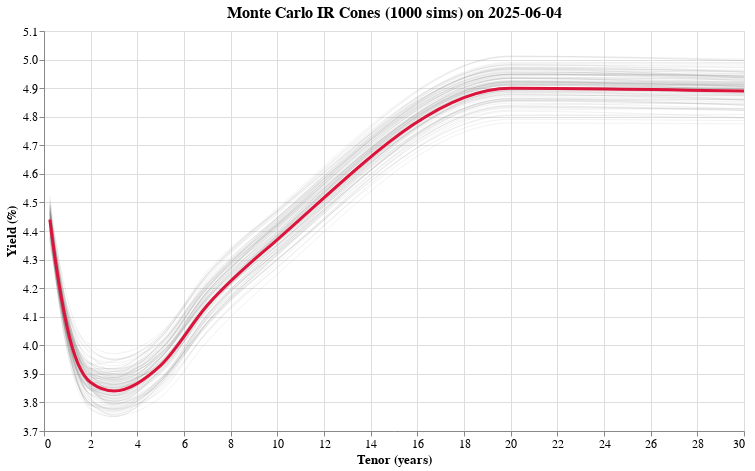

This figure's notebook cell:
### Code cell
# %% [markdown]
# # Monte Carlo IR Cone Notebook (Stylish Visualization)
#
# This notebook fits a simple multivariate normal “model” to historical yield‐curve changes,
# registers it in MLflow, and produces IR cones (simulated shocked curves) for a given as‐of date.
# We use seaborn for a clean theme and interpolate each scenario onto a fine‐grid to get smooth “curvy” lines.
#
# **Drop‐in ready**: place this file under notebooks/monte_carlo_ir_cone.ipynb (or as a .py with Jupyter markers).
# Adjust paths/curve_type/horizon as needed.

# %%
import sys
from pathlib import Path
sys.path.append(str(Path.cwd().parent))

import pandas as pd
import numpy as np
import altair as alt
from datetime import datetime
from dateutil.relativedelta import relativedelta

import mlflow
import mlflow.sklearn

from sklearn.covariance import EmpiricalCovariance

from data.data_source import get_data_source
from data.treasury_curve import get_yield_curve
from models.empirical_covariance import EmpiricalCovarianceModel

# %%
# ─────────────────────────────────────────────────────────────
# CONFIGURATION
# ─────────────────────────────────────────────────────────────
#
# 1. Which base curve to pull from rate_curves table
CURVE_TYPE = "US Treasury Par"

# 2. As‐of date for which we generate cones
ASOF: datetime.date = datetime.today().date()

# 3. Historical window length (e.g., 3 years of daily curves)
HIST_YEARS = 10
START_DATE = ASOF - relativedelta(years=HIST_YEARS)

# 4. Tenors of interest (must match tenor_num in rate_curves)
TENORS = [0.25, 0.5, 1, 2, 3, 5, 7, 10, 20, 30]

# 5. Number of Monte Carlo simulations
N_SIMS = 1000

# 6. MLflow experiment name
MLFLOW_EXPERIMENT = "IR Cone Monte Carlo"

# %%
# ─────────────────────────────────────────────────────────────
# 1. LOAD HISTORICAL CURVE DATA (INCLUDING ASOF) INTO pivot
# ─────────────────────────────────────────────────────────────
ds = get_data_source()

sql = f"""
SELECT
    curve_date,
    tenor_num,
    rate
FROM rate_curves
WHERE curve_type = '{CURVE_TYPE}'
  AND curve_date BETWEEN '{START_DATE}' AND '{ASOF}'
  AND tenor_num IN ({', '.join(str(x) for x in TENORS)})
ORDER BY curve_date, tenor_num
;"""
historic = ds.query(sql).to_pandas()

# Pivot to get a matrix: index = curve_date, columns = tenor_num, values = rate
pivot = (
    historic
    .pivot(index="curve_date", columns="tenor_num", values="rate")
    .sort_index()
)

# Drop any rows with missing tenors
pivot = pivot.dropna(axis=0, how="any")

print(f">>> Loaded {pivot.shape[0]} historical daily curves (dates) with {pivot.shape[1]} tenors.")

# %%
# ─────────────────────────────────────────────────────────────
# 2. COMPUTE DAILY CHANGES (ABSOLUTE)
# ─────────────────────────────────────────────────────────────
# Use simple absolute changes: Δr_t = r_t − r_{t−1}
deltas = pivot.diff().dropna(axis=0, how="any")
print(f">>> Computed {deltas.shape[0]} daily change observations for {deltas.shape[1]} tenors.")

# 3.2: Fit the wrapped estimator on our daily deltas
wrapped = EmpCovWrapper().fit(deltas.values)
cov_model = wrapped

# 3.3: Create an input example & signature so MLflow logs everything properly
#    - We use one row of deltas as an example (shape (1, n_tenors))
example_X = deltas.values[:1]
#    - “Predict” will return a (1, n_tenors, n_tenors) array
signature = infer_signature(
    example_X,
    wrapped.predict(example_X)
)

# 3.4: Log to MLflow
mlflow.set_experiment(MLFLOW_EXPERIMENT)
with mlflow.start_run(run_name=f"cov_fit_{ASOF}") as run:
    mlflow.sklearn.log_model(
        sk_model=wrapped,
        artifact_path="ir_covariance_model",
        registered_model_name="ir_covariance_model",
        input_example=example_X,
        signature=signature
    )
    mlflow.log_param("cov_fit_window_years", HIST_YEARS)
    mlflow.log_param("n_observations", deltas.shape[0])
    mlflow.log_param("n_tenors", deltas.shape[1])

print(f">>> Wrapped EmpCovariance logged to MLflow run ID {run.info.run_id}.")
# %%
# ─────────────────────────────────────────────────────────────
# 4. DEFINE A REUSABLE “MODEL” FUNCTION
# ─────────────────────────────────────────────────────────────
def generate_ir_cone(
    base_curve: pd.Series,
    cov_model: EmpiricalCovariance,
    n_sims: int = 1000
) -> pd.DataFrame:
    """
    Generate Monte Carlo IR cone simulations for a single base curve.

    Args:
        base_curve: pd.Series indexed by tenor_num, values = yield rates
        cov_model:  fitted EmpiricalCovariance on historical daily deltas
        n_sims:    number of scenarios to draw

    Returns:
        DataFrame with columns [sim_id, tenor_num, rate_simulated].
        - sim_id runs from 0 to n_sims-1
        - tenor_num is one of the tenor keys (e.g. 0.25, 0.5, 1, …)
        - rate_simulated = base_rate + Δr_sampled
    """
    tenor_order = list(base_curve.index)
    cov_mat = cov_model.covariance_

    rand_deltas = np.random.multivariate_normal(
        mean=np.zeros(len(tenor_order)),
        cov=cov_mat,
        size=n_sims
    )

    base_vals = base_curve.values.reshape((1, -1))
    sims = base_vals + rand_deltas

    records = []
    for sim_id in range(n_sims):
        for idx, tenor in enumerate(tenor_order):
            records.append({
                "sim_id": sim_id,
                "tenor_num": tenor,
                "rate_simulated": sims[sim_id, idx]
            })
    return pd.DataFrame.from_records(records)

# %%
# ─────────────────────────────────────────────────────────────
# 5. RETRIEVE BASE CURVE FOR ASOF — VIA pivot LAST ROW
# ─────────────────────────────────────────────────────────────
if ASOF in pivot.index:
    base_curve = pivot.loc[ASOF]
else:
    last_date = pivot.index.max()
    base_curve = pivot.loc[last_date]
    print(f"⚠️ ASOF={ASOF} not in rate_curves; using last available date: {last_date}")

print(f">>> Base curve (via pivot) on {base_curve.name}:")
print(base_curve)

ir_cone_df = generate_ir_cone(
    base_curve=base_curve,
    cov_model=cov_model,
    n_sims=N_SIMS
)
print(f">>> Generated IR cone: {ir_cone_df.shape[0]} rows (simulations × tenors).")

# %%
# ─────────────────────────────────────────────────────────────
# 6. (OPTIONAL) INSERT SIMULATIONS INTO A NEW DB TABLE
# ─────────────────────────────────────────────────────────────
# If you want to persist these cones, create a table first:
#
#   CREATE TABLE monte_carlo_cones (
#     cone_date   DATE    NOT NULL,
#     sim_id      INTEGER NOT NULL,
#     tenor_num   DOUBLE PRECISION NOT NULL,
#     rate        DOUBLE PRECISION NOT NULL,
#     inserted_at TIMESTAMPTZ NOT NULL DEFAULT CURRENT_TIMESTAMP,
#     PRIMARY KEY (cone_date, sim_id, tenor_num)
#   );
#
# Then run:
#
# insert_sql = \"""
#   INSERT INTO monte_carlo_cones (cone_date, sim_id, tenor_num, rate)
#   VALUES (%(cone_date)s, %(sim_id)s, %(tenor_num)s, %(rate_simulated)s)
#   ON CONFLICT DO NOTHING;
# \"""
#
# df_to_insert = ir_cone_df.copy()
# df_to_insert["cone_date"] = ASOF
#
# for _, row in df_to_insert.iterrows():
#     ds.execute(insert_sql, row.to_dict())
#
# print(f"Inserted {len(df_to_insert)} rows into monte_carlo_cones.")
#
# (Uncomment and run if desired.)

# %%
# ─────────────────────────────────────────────────────────────
# 7. VISUALIZE A FEW SAMPLES (STYLISH, SMOOTHED CURVES)
# ─────────────────────────────────────────────────────────────

# 7.1: Sample a subset of simulation IDs to plot (e.g., 100)
sample_ids = np.random.choice(ir_cone_df["sim_id"].unique(), size=100, replace=False)
sample_df = ir_cone_df[ir_cone_df["sim_id"].isin(sample_ids)].copy()

# 7.2: Prepare base‐curve DataFrame for Altair
base_df = pd.DataFrame({
    "tenor_num": TENORS,
    "rate": [base_curve.loc[t] for t in TENORS]
})

# 7.3: Build Altair chart: gray simulation lines, with y‐axis scale set to autoscale to data range
sim_lines = (
    alt.Chart(sample_df)
    .mark_line(color="gray", opacity=0.2, strokeWidth=1)
    .encode(
        x=alt.X("tenor_num:Q", title="Tenor (years)"),
        y=alt.Y(
            "rate_simulated:Q",
            title="Yield (%)",
            scale=alt.Scale(zero=False)  # allow autoscaling without forcing zero baseline
        ),
        detail="sim_id:N"
    )
)

# ─────────────────────────────────────────────────────────────
# 7. VISUALIZE A FEW SAMPLES WITH ALTARIR (SMOOTHED CURVES, AUTOSCALED Y‐AXIS)
# ─────────────────────────────────────────────────────────────

# 7.1: Sample a subset of simulation IDs to plot (e.g., 100)
sample_ids = np.random.choice(ir_cone_df["sim_id"].unique(), size=100, replace=False)
sample_df = ir_cone_df[ir_cone_df["sim_id"].isin(sample_ids)].copy()

# 7.2: Prepare base‐curve DataFrame for Altair
base_df = pd.DataFrame({
    "tenor_num": TENORS,
    "rate": [base_curve.loc[t] for t in TENORS]
})

# 7.3: Build Altair chart: gray simulation lines with smooth interpolation,
#      y‐axis autoscaled (zero=False ensures it doesn’t force 0 at baseline)
sim_lines = (
    alt.Chart(sample_df)
    .mark_line(color="gray", opacity=0.1, strokeWidth=1, interpolate="monotone")
    .encode(
        x=alt.X("tenor_num:Q", title="Tenor (years)"),
        y=alt.Y(
            "rate_simulated:Q",
            title="Yield (%)",
            scale=alt.Scale(zero=False)
        ),
        detail="sim_id:N"
    )
)

# 7.4: Build Altair chart: red base curve, also smooth‐interpolated
base_line = (
    alt.Chart(base_df)
    .mark_line(color="crimson", strokeWidth=3, interpolate="monotone")
    .encode(
        x="tenor_num:Q",
        y=alt.Y(
            "rate:Q",
            scale=alt.Scale(zero=False)
        )
    )
)

# 7.5: Layer them together
chart = (
    (sim_lines + base_line)
    .properties(
        width=700,
        height=400,
        title=f"Monte Carlo IR Cones ({N_SIMS} sims) on {base_curve.name}"
    )
    .configure_title(fontSize=16, fontWeight="bold")
    .configure_axis(
        labelFontSize=12,
        titleFontSize=13
    )
)

chart

### Figure 1 — Vega-Lite specification as saved in the notebook (floating-point values rounded to 4 significant figures; data arrays with more than 128 entries replaced by an {"elided": "..."} marker saying what was removed)
{"config": {"view": {"continuousWidth": 300, "continuousHeight": 300}, "axis": {"labelFontSize": 12, "titleFontSize": 13}, "title": {"fontSize": 16, "fontWeight": "bold"}}, "layer": [{"data": {"name": "data-1f3864bac628939fe7822d2e113032e0"}, "mark": {"type": "line", "color": "gray", "interpolate": "monotone", "opacity": 0.1, "strokeWidth": 1}, "encoding": {"detail": {"field": "sim_id", "type": "nominal"}, "x": {"field": "tenor_num", "title": "Tenor (years)", "type": "quantitative"}, "y": {"field": "rate_simulated", "scale": {"zero": false}, "title": "Yield (%)", "type": "quantitative"}}}, {"data": {"name": "data-068d1660e99f9e5b908b5e9c80d833aa"}, "mark": {"type": "line", "color": "crimson", "interpolate": "monotone", "strokeWidth": 3}, "encoding": {"x": {"field": "tenor_num", "type": "quantitative"}, "y": {"field": "rate", "scale": {"zero": false}, "type": "quantitative"}}}], "height": 400, "title": "Monte Carlo IR Cones (1000 sims) on 2025-06-04", "width": 700, "$schema": "https://vega.github.io/schema/vega-lite/v5.20.1.json", "datasets": {"data-1f3864bac628939fe7822d2e113032e0": {"elided": "1000 records"}, "data-068d1660e99f9e5b908b5e9c80d833aa": [{"tenor_num": 0.25, "rate": 4.44}, {"tenor_num": 0.5, "rate": 4.29}, {"tenor_num": 1.0, "rate": 4.06}, {"tenor_num": 2.0, "rate": 3.87}, {"tenor_num": 3.0, "rate": 3.84}, {"tenor_num": 5.0, "rate": 3.93}, {"tenor_num": 7.0, "rate": 4.14}, {"tenor_num": 10.0, "rate": 4.37}, {"tenor_num": 20.0, "rate": 4.9}, {"tenor_num": 30.0, "rate": 4.89}]}}
